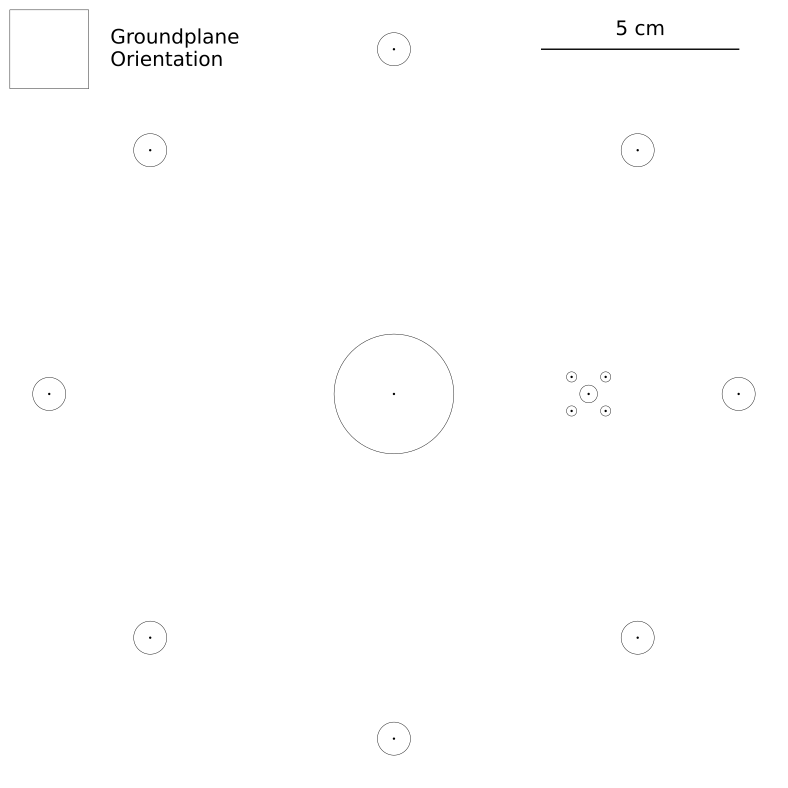

The Python source for this figure:
import matplotlib.pyplot as plt
import matplotlib.patches as patches
import numpy as np

### Figure Initialisation ###

fig = plt.figure(figsize = (20 / 2.54, 20 / 2.54), dpi = 100)
ax = fig.add_axes([0.0, 0.0, 1, 1])
ax.set_axis_off()
ax.set_xlim(-100, 100)    
ax.set_ylim(-100, 100)

### M8 Holes ###

for phi in range(0, 360, 45):
    
    x = 87.5 * np.cos(phi * np.pi / 180)
    y = 87.5 * np.sin(phi * np.pi / 180)
    
    ax.add_patch(patches.Circle((x, y), radius = 4.2, edgecolor = 'k', fill = False, linewidth = 0.3))
    ax.add_patch(patches.Circle((x, y), radius = 0.3, color = 'k', linewidth = 0))
    
### GFK Rod Hole ###

ax.add_patch(patches.Circle((0, 0), radius = 15.2, edgecolor = 'k', fill = False, linewidth = 0.3))
ax.add_patch(patches.Circle((0, 0), radius = 0.3, color = 'k', linewidth = 0))

### SMA Connector ###

ax.add_patch(patches.Circle((49.42, 0), radius = 2.25, edgecolor = 'k', fill = False, linewidth = 0.3))
ax.add_patch(patches.Circle((49.42, 0), radius = 0.3, color = 'k', linewidth = 0))

ax.add_patch(patches.Circle((49.42 + 8.64 / 2, +8.64 / 2), radius = 1.3, edgecolor = 'k', fill = False, linewidth = 0.3))
ax.add_patch(patches.Circle((49.42 + 8.64 / 2, +8.64 / 2), radius = 0.3, color = 'k', linewidth = 0))

ax.add_patch(patches.Circle((49.42 + 8.64 / 2, -8.64 / 2), radius = 1.3, edgecolor = 'k', fill = False, linewidth = 0.3))
ax.add_patch(patches.Circle((49.42 + 8.64 / 2, -8.64 / 2), radius = 0.3, color = 'k', linewidth = 0))

ax.add_patch(patches.Circle((49.42 - 8.64 / 2, +8.64 / 2), radius = 1.3, edgecolor = 'k', fill = False, linewidth = 0.3))
ax.add_patch(patches.Circle((49.42 - 8.64 / 2, +8.64 / 2), radius = 0.3, color = 'k', linewidth = 0))

ax.add_patch(patches.Circle((49.42 - 8.64 / 2, -8.64 / 2), radius = 1.3, edgecolor = 'k', fill = False, linewidth = 0.3))
ax.add_patch(patches.Circle((49.42 - 8.64 / 2, -8.64 / 2), radius = 0.3, color = 'k', linewidth = 0))
    
### Scale Bar ###

ax.plot([37.5, 87.5], [87.5, 87.5], color = 'k', lw = 1)
ax.annotate('5 cm', (62.5, 92.5), horizontalalignment = 'center', verticalalignment = 'center', fontsize = 'x-large')

### Groundplane Orientierung ###

ax.add_patch(patches.Rectangle((-97.5, 97.5), 20, -20, edgecolor = 'k', fill = False, linewidth = 0.3))
ax.annotate('Groundplane\nOrientation', (-72, 87.5), horizontalalignment = 'left', verticalalignment = 'center', fontsize = 'x-large')
    
### Template Save ###

fig.savefig('drilling_template.pdf', bbox_inches = 'tight', pad_inches = 0)
